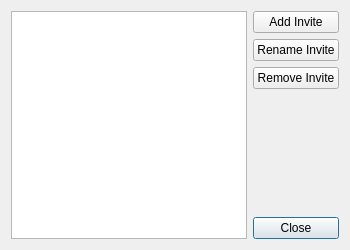
<?xml version="1.0" encoding="UTF-8"?>
<ui version="4.0">
 <class>DMC_ConnectionInvitesEditDialog</class>
 <widget class="QDialog" name="DMC_ConnectionInvitesEditDialog">
  <property name="geometry">
   <rect>
    <x>0</x>
    <y>0</y>
    <width>350</width>
    <height>250</height>
   </rect>
  </property>
  <property name="minimumSize">
   <size>
    <width>350</width>
    <height>250</height>
   </size>
  </property>
  <property name="windowTitle">
   <string>DMHelper Edit Invites</string>
  </property>
  <property name="styleSheet">
   <string notr="true">background-image: url(:/img/data/parchment.jpg);</string>
  </property>
  <layout class="QHBoxLayout" name="horizontalLayout">
   <item>
    <widget class="QTableWidget" name="tableWidget">
     <property name="selectionMode">
      <enum>QAbstractItemView::SingleSelection</enum>
     </property>
     <property name="selectionBehavior">
      <enum>QAbstractItemView::SelectRows</enum>
     </property>
     <property name="columnCount">
      <number>2</number>
     </property>
     <attribute name="horizontalHeaderVisible">
      <bool>false</bool>
     </attribute>
     <column/>
     <column/>
    </widget>
   </item>
   <item>
    <layout class="QVBoxLayout" name="verticalLayout">
     <item>
      <widget class="QPushButton" name="btnAddInvite">
       <property name="text">
        <string>Add Invite</string>
       </property>
       <property name="default">
        <bool>true</bool>
       </property>
      </widget>
     </item>
     <item>
      <widget class="QPushButton" name="btnRenameInvite">
       <property name="text">
        <string>Rename Invite</string>
       </property>
       <property name="default">
        <bool>true</bool>
       </property>
      </widget>
     </item>
     <item>
      <widget class="QPushButton" name="btnRemoveInvite">
       <property name="text">
        <string>Remove Invite</string>
       </property>
       <property name="default">
        <bool>true</bool>
       </property>
      </widget>
     </item>
     <item>
      <spacer name="verticalSpacer">
       <property name="orientation">
        <enum>Qt::Vertical</enum>
       </property>
       <property name="sizeHint" stdset="0">
        <size>
         <width>20</width>
         <height>40</height>
        </size>
       </property>
      </spacer>
     </item>
     <item>
      <widget class="QPushButton" name="btnClose">
       <property name="text">
        <string>Close</string>
       </property>
       <property name="default">
        <bool>true</bool>
       </property>
      </widget>
     </item>
    </layout>
   </item>
  </layout>
 </widget>
 <resources/>
 <connections>
  <connection>
   <sender>btnClose</sender>
   <signal>clicked()</signal>
   <receiver>DMC_ConnectionInvitesEditDialog</receiver>
   <slot>accept()</slot>
   <hints>
    <hint type="sourcelabel">
     <x>453</x>
     <y>387</y>
    </hint>
    <hint type="destinationlabel">
     <x>290</x>
     <y>225</y>
    </hint>
   </hints>
  </connection>
 </connections>
</ui>
